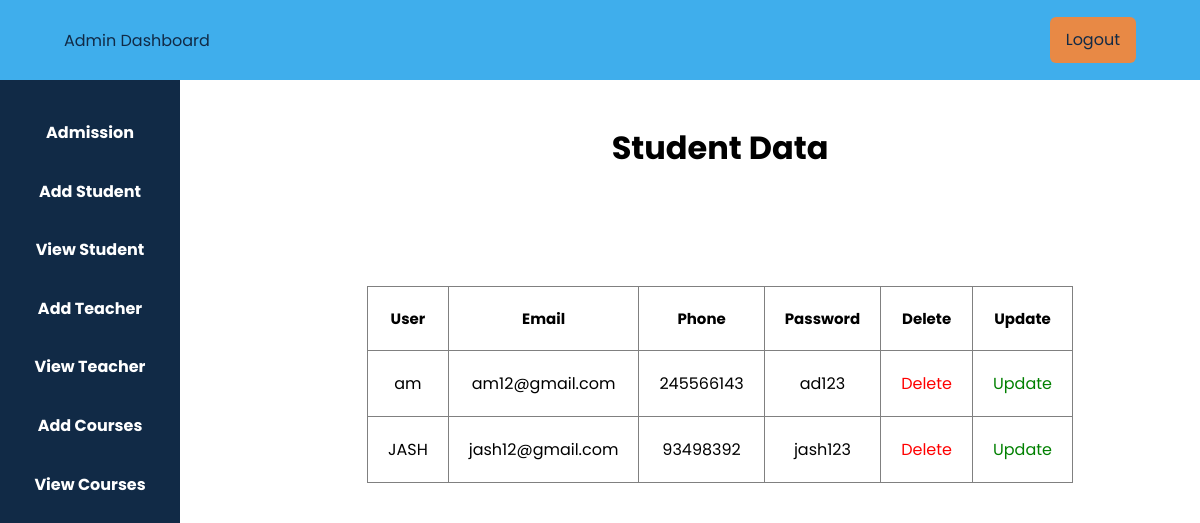
Screenshot of /view_student.php (signed in) with the database file from the repository.
### tables this page shows
CREATE TABLE `user` (
  `id` int(11) NOT NULL,
  `username` varchar(50) DEFAULT NULL,
  `phone` int(11) DEFAULT NULL,
  `email` varchar(50) DEFAULT NULL,
  `usertype` varchar(50) DEFAULT NULL,
  `password` varchar(50) DEFAULT NULL
);

### view_student.php (the view, shortened to what this page needs)
<?php
$host = "localhost";
$user = "root";
$password = null;
$db = "schoolProject";
$data = mysqli_connect($host,$user,$password,$db);
$sql = "SELECT * FROM user WHERE usertype ='student'";
$result = mysqli_query($data,$sql);
?>
<!DOCTYPE html>
<html lang="en">
<head>
    <link rel="stylesheet" href="admin.css">
</head>
<body>
    <?php
    include 'admin_sidebar.php';
    ?>
    <div class="main">
        <center>
            <h1 style="margin-bottom: 4rem; padding-top:4rem;">Student Data</h1>
            <br> <br>
            <table border="1px" style="border-collapse:collapse;">
                <tr>
                    <th style="padding: 20px; font-size: 15px">User</th>
                    <th style="padding: 20px; font-size: 15px">Email</th>
                    <th style="padding: 20px; font-size: 15px">Phone</th>
                    <th style="padding: 20px; font-size: 15px">Password</th>
                    <th style="padding: 20px; font-size: 15px">Delete</th>
                    <th style="padding: 20px; font-size: 15px">Update</th>
                </tr>
                <?php
                while($info = $result->fetch_assoc()){
                ?>
                <tr>
                    <td style="text-align: center; padding: 20px;"><?php echo "{$info['username']}"; ?></td>
                    <td style="text-align: center; padding: 20px;"><?php echo "{$info['email']}"; ?></td>
                    <td style="text-align: center; padding: 20px;"><?php echo "{$info['phone']}"; ?></td>
                    <td style="text-align: center; padding: 20px;"><?php echo "{$info['password']}"; ?></td>
                    <td style="text-align: center; padding: 20px;"><?php echo "<a onClick =\" javascript:return confirm('Are you sure you wanna delete it');\" style ='text-decoration:none; color:red' href='delete.php?student_id={$info['id']}'>Delete</a>"; ?></td>
                    <td style="text-align: center; padding: 20px;"><?php echo "<a style ='text-decoration:none; color:green' href='update_student.php?student_id={$info['id']}'>Update</a>"; ?></td>
                </tr>
                <?php
                }
                ?>
            </table>
        </center>
    </div>
</body>
</html>

### admin.css (style rules this page uses)
* { padding: 0; margin: 0; box-sizing: border-box; }
body { font-family: 'Poppins', sans-serif; }
.main { margin-top: 5%; margin-left: 20%; }

### rows the page displays
user: username "am", email "am12@gmail.com", phone "245566143", password "ad123"
user: username "JASH", email "jash12@gmail.com", phone "93498392", password "jash123"
